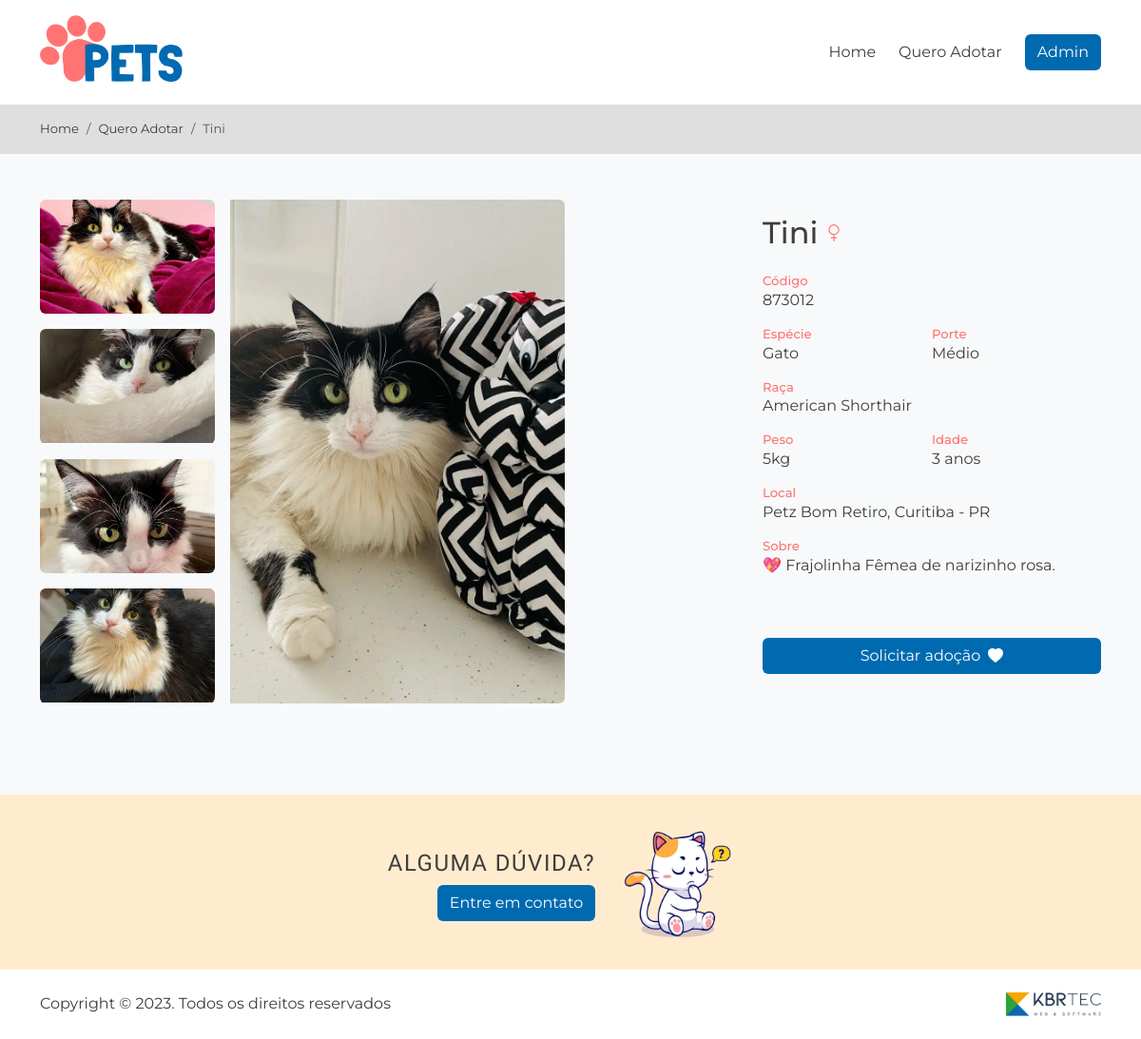
Screenshot of /pets/integra.php?cod=873012 with the database file from the repository.
### tables this page shows
CREATE TABLE animais_adocao(
	codigo_animal INT, 
    data_criacao_animal TIMESTAMP,
    nome_animal VARCHAR(255),
    especie VARCHAR(100),
    raca VARCHAR(100),
    descricao TEXT,
    sexo CHAR(1),
    idade VARCHAR(20),
    peso VARCHAR(10),
    porte VARCHAR(50),
    localidade VARCHAR(255),
    ativo VARCHAR(160) default 'Ativo'
);

### pets/integra_exibicao.php (the view, shortened to what this page needs)
<?php
include("../painel/conn.php");
if (isset($_GET['cod'])){
    $cod_animal = $_GET['cod'];
    $sql_code = "SELECT * FROM animais_adocao WHERE codigo_animal = $cod_animal";
    $sql_query = $mysqli->query($sql_code) or die("Erro! ");
    $animal = $sql_query->fetch_assoc();
    $nome_animal = $animal["nome_animal"];
    $localidade  = $animal["localidade"];
    $especie = $animal["especie"];
    $raca  = $animal["raca"];
    $descricao = $animal["descricao"];
    $idade = $animal["idade"];
    $peso  = $animal["peso"];
    $porte = $animal["porte"];
    $sql_code2 = "SELECT * FROM imagens WHERE animal_id = $cod_animal";
    $sql_query2 = $mysqli->query($sql_code2) or die("Erro! ");
    $quantidade = $sql_query2->num_rows;
    echo'
    <nav aria-label="breadcrumb" class="p-3 bg-custom-light">
        <div class="container">
            <ol class="breadcrumb m-0">
                <li class="breadcrumb-item fs-sm"><a href="index.html">Home</a></li>
                <li class="breadcrumb-item fs-sm"><a href="quero-adotar.php">Quero Adotar</a></li>
                <li class="breadcrumb-item active fs-sm" aria-current="page">'.$nome_animal.'</li>
            </ol>
        </div>
    </nav>
    <section class="bg-light py-5">
        <div class="container mb-5">
            <div class="row align-items-start">';
            if($quantidade > 1){
                $lista_url = array();
                while ($row = $sql_query2->fetch_assoc()) {
                    $lista_url[] = $row["nome_arquivo"];
                }
                echo'
                    <div class="col-8 d-flex">
                        <div class="col-3 d-flex flex-wrap row-gap-3">';
                            for($i = 0; $i < $quantidade - 1; $i++){
                                echo
                                '
                                    <div class="col-12 rounded overflow-hidden">
                                        <img src="img/'.$lista_url[$i].'" alt="'.$nome_animal.'" class="object-fit-cover w-100" height="120">
                                    </div>
                                ';}
                        echo'
                        </div>
                        <div class="col-8 d-flex">
                            <div class="col-9 rounded overflow-hidden">
                                <img src="img/'.$lista_url[$i].'" alt="'.$nome_animal.'" class="object-fit-cover w-100 ms-3" height="530">
                            </div>
                        </div>
                    </div>';
            }
            echo'
            <div class="py-3 col-4 d-flex flex-wrap row-gap-3">
                <h2 class="col-12 d-flex align-items-center gap-2">
                    '.$nome_animal.'';
                    echo '
                </h2>
                <div class="col-12">
                    <h3 class="fs-sm destaque m-0">Código</h3>
                    <div>'.$cod_animal.'</div>
                </div>
                <div class="col-6">
                    <h3 class="fs-sm destaque m-0">Espécie</h3>
                    <div>'.$especie.'</div>
                </div>
                <div class="col-6">
                    <h3 class="fs-sm destaque m-0">Porte</h3>
                    <div>'.$porte.'</div>
                </div>
                <div class="col-12">
                    <h3 class="fs-sm destaque m-0">Raça</h3>
                    <div>'.$raca.'</div>
                </div>
                <div class="col-6">
                    <h3 class="fs-sm destaque m-0">Peso</h3>
                    <div>'.$peso.'</div>
                </div>
                <div class="col-6">
                    <h3 class="fs-sm destaque m-0">Idade</h3>
                    <div>'.$idade.'</div>
                </div>
                <div class="col-12">
                    <h3 class="fs-sm destaque m-0">Local</h3>
                    <div>'.$localidade.'</div>
                </div>
                <div class="col-12">
                    <h3 class="fs-sm destaque m-0">Sobre</h3>
                    <div>'.$descricao.'</div>
                </div>
                <div class="col-12">
                    <a href="formulario.php" class="btn btn-custom mt-5 w-100 d-flex align-items-center justify-content-center gap-2">
                        Solicitar adoção
                        <svg xmlns="http://www.w3.org/2000/svg" width="16" height="16" fill="currentColor" class="bi bi-heart-fill" viewBox="0 0 16 16">
                            <path fill-rule="evenodd" d="M8 1.314C12.438-3.248 23.534 4.735 8 15-7.534 4.736 3.562-3.248 8 1.314z"/>
                        </svg>
                    </a>
                </div>
            </div>
        </div>
    </div>
    </section>';}
    else{
        echo 'Erro de conexão, estamos trabalhando pra arrumar!';
    }
?>

### pets/css/style.css (style rules this page uses)
* { box-sizing: border-box; }
body { color: #3E3E3E; font-family: 'Montserrat', sans-serif; }
a { color: #3E3E3E; text-decoration: none; }
.bg-custom-light { background-color: #DFDFDF; }
.btn-custom { background-color: #006AB0; color: #FFF; }
.destaque { color: #FF7373; }
.fs-sm { font-size: .825rem; }

### rows the page displays
animais_adocao: nome_animal "Tini", nome_animal (picture), especie "Gato", porte "Médio", raca "American Shorthair", peso "5kg", idade "3 anos", localidade "Petz Bom Retiro, Curitiba - PR", descricao "💖 Frajolinha Fêmea de narizinho rosa."

### other values shown
$cod_animal "873012"
